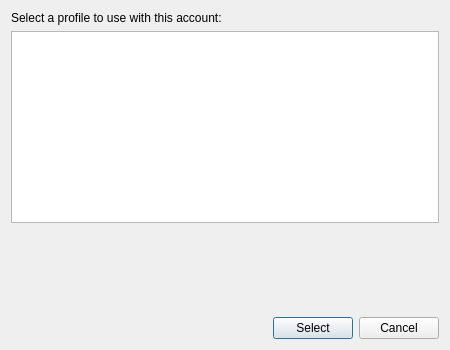
<?xml version="1.0" encoding="UTF-8"?>
<ui version="4.0">
 <class>YggdrasilProfileSelectDialog</class>
 <widget class="QDialog" name="YggdrasilProfileSelectDialog">
  <property name="geometry">
   <rect>
    <x>0</x>
    <y>0</y>
    <width>450</width>
    <height>350</height>
   </rect>
  </property>
  <property name="windowTitle">
   <string>Select Profile</string>
  </property>
  <layout class="QVBoxLayout" name="verticalLayout">
   <item>
    <widget class="QLabel" name="instructionLabel">
     <property name="text">
      <string>Select a profile to use with this account:</string>
     </property>
    </widget>
   </item>
   <item>
    <widget class="QListWidget" name="profileList">
     <property name="selectionMode">
      <enum>QAbstractItemView::SingleSelection</enum>
     </property>
    </widget>
   </item>
   <item>
    <spacer name="verticalSpacer">
     <property name="orientation">
      <enum>Qt::Vertical</enum>
     </property>
     <property name="sizeHint" stdset="0">
      <size>
       <width>20</width>
       <height>10</height>
      </size>
     </property>
    </spacer>
   </item>
   <item>
    <layout class="QHBoxLayout" name="buttonLayout">
     <item>
      <spacer name="horizontalSpacer">
       <property name="orientation">
        <enum>Qt::Horizontal</enum>
       </property>
       <property name="sizeHint" stdset="0">
        <size>
         <width>40</width>
         <height>20</height>
        </size>
       </property>
      </spacer>
     </item>
     <item>
      <widget class="QPushButton" name="selectButton">
       <property name="text">
        <string>Select</string>
       </property>
       <property name="default">
        <bool>true</bool>
       </property>
      </widget>
     </item>
     <item>
      <widget class="QPushButton" name="cancelButton">
       <property name="text">
        <string>Cancel</string>
       </property>
      </widget>
     </item>
    </layout>
   </item>
  </layout>
 </widget>
 <resources/>
 <connections/>
</ui>
